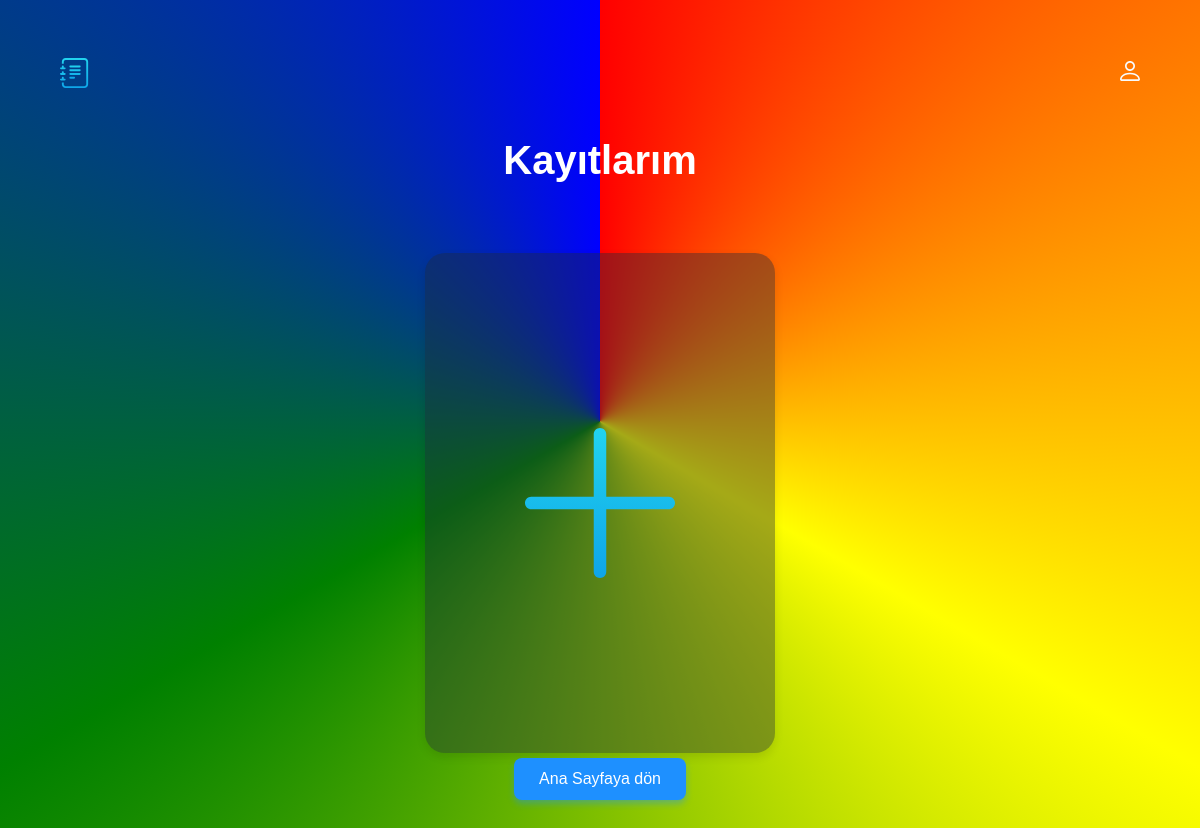
Before: /not_defteri (signed in) with the older database file.
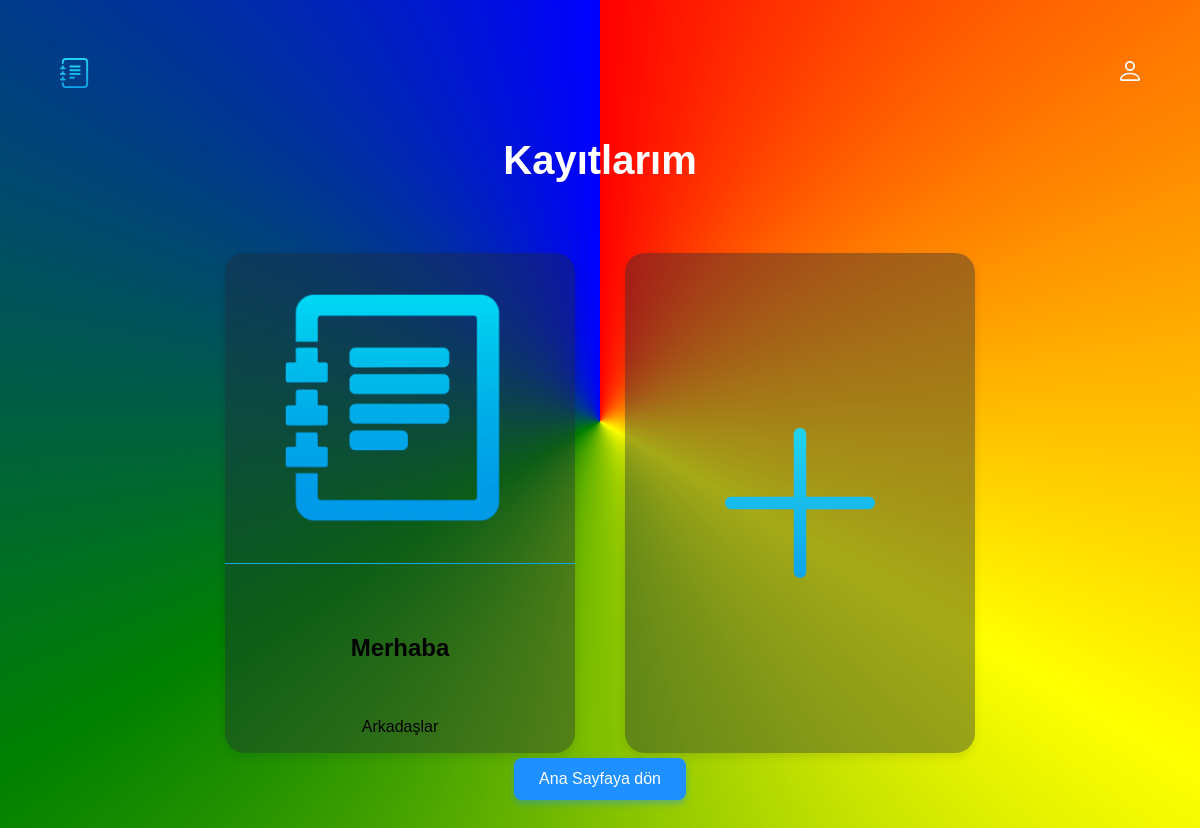
After: the same page with the newer database file.
### main.py (models this page shows)
class Card(db.Model):
    id = db.Column(db.Integer, primary_key=True)
    title = db.Column(db.String(100), nullable=False)
    subtitle = db.Column(db.String(300), nullable=False)
    text = db.Column(db.Text, nullable=False)
    user_id = db.Column(db.Integer, db.ForeignKey('user.id'), nullable=False)

### main.py (the view)
@app.route('/not_defteri')
def not_defteri():
    if 'user_id' not in session:
        return redirect(url_for('login', next=request.path))
    user_id = session['user_id']
    cards = Card.query.filter_by(user_id=user_id).order_by(Card.id).all()
    return render_template('not_defteri.html', cards=cards)

### templates/not_defteri.html (shortened to what this page needs)
<!doctype html>
<html lang="en">
<head>
  <link rel="stylesheet" href="../static/css/style.css">
</head>
<body>
  <header class="header">
    <img src="../static/img/logo.svg" alt="logo" width="30" height="30">
    <ul class="main-list">
        <li class="list__item">
            <a href="/login">
              <img src="../static/img/login.svg" alt="login" width="20" height="20">
            </a>
        </li>
    </ul>
  </header>
  <main>
    {% block content %}
    <h1 class="main__title">Kayıtlarım</h1>
    <ul class="cards-list">
      {% for el in cards %}
      <li class="card">
        <a class="card__link" href="/card/{{el.id}}">
          <img class="card__img" src="../static/img/post_icon.png" width="250" height="250" alt="post_icon">
          <div class="card__text">
            <h2 class="card__title">{{el.title}}</h2>
            <p class="card__subtitle">{{el.subtitle}}</p>
          </div>
        </a>
      </li>
      {% endfor %}
      <li class="card card--creat">
        <a class="creat__link" href="{{ url_for('create') }}"></a>
      </li>
    </ul>
    <button type="button" onclick="window.location.href='{{ url_for('home') }}'">Ana Sayfaya dön</button>
    {% endblock %}
  </main>
</body>
</html>

### static/css/style.css (style rules this page uses)
body { font-family: Arial, sans-serif; background: conic-gradient(red, yellow, green, blue); color: white; text-align: center; padding: 30px; }
html { scroll-behavior:smooth }
p { color:black }
button { background-color: #1e90ff; color: white; border: none; padding: 12px 25px; margin: 5px; border-radius: 8px; font-size: 16px; cursor: pointer; transition: background-color 0.3s ease, transform 0.2s ease; box-shadow: 0 4px 6px rgba(30, 144, 255, 0.4); }
a { text-decoration: none; color: inherit; transition: 0.2s; }
ul { list-style: none; margin: 0; padding: 0; color: black }
.header { display: flex; justify-content: space-between; align-items: center; padding: 20px 2%; margin-bottom: 30px; }
.main-list { display: flex; align-items: center; gap: 20px; }
.main__title { font-size: 40px; text-align: center; margin-bottom: 70px; }
.cards-list { display: flex; padding: 0 5%; flex-wrap: wrap; flex-direction: row; gap: 20px; column-gap: 50px; justify-content: center; }
.card { width: 350px; height: 500px; transition: 0.2s; background: rgba(30, 41, 59, 0.4); border-radius: 20px; box-shadow: 0px 4px 10px rgba(0, 0, 0, 0.1); }
.card__link { display: flex; flex-direction: column; align-items: center; width: inherit; height: inherit; }
.card__text { border-top: 1px solid rgba(14, 165, 233, 1); width: inherit; display: flex; padding: 50px 0 20px; flex-direction: column; gap: 20px; align-items: center; }
.card__title { padding: 0 20px; text-align: center; }
.card__subtitle { padding: 0 20px; text-align: center; }
.card__img { padding: 30px; }
.creat__link { display: block; width: inherit; height: inherit; background: url(../img/plus.svg) no-repeat; background-size: 200px 200px; background-position: center; }

Changed rows visible on the page:
added Card: title "Merhaba", subtitle "Arkadaşlar"
